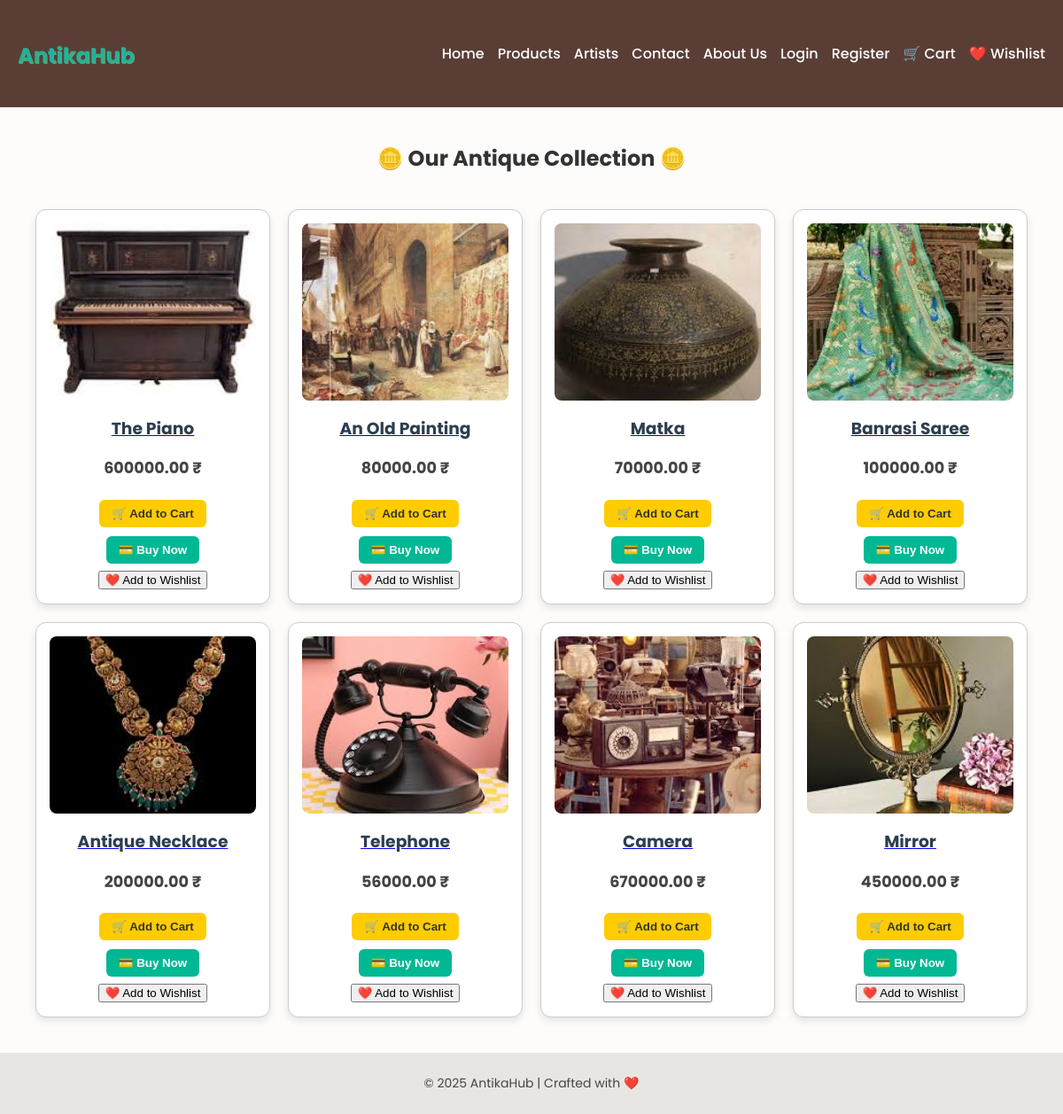
Screenshot of /products/ with the database file from the repository.
### market/models.py (models this page shows, shortened)
class AntiqueItem(models.Model):
    seller = models.ForeignKey(Seller, on_delete=models.CASCADE)
    name = models.CharField(max_length=255)
    description = models.TextField()
    origin = models.CharField(max_length=100)
    era = models.CharField(max_length=100)
    material = models.CharField(max_length=100)
    price = models.DecimalField(max_digits=10, decimal_places=2)
    image = models.ImageField(upload_to='antiques/')
    listed_on = models.DateTimeField(auto_now_add=True)
    artist = models.ForeignKey('Artist', on_delete=models.SET_NULL, null=True, blank=True)

### market/views.py (the view)
# urls.py: path('products/', views.product_list, name='product_list'),
def product_list(request, pk=None):
    products = AntiqueItem.objects.all()
    return render(request, 'product_list.html', {'products': products})

### market/templates/product_list.html (shortened to what this page needs)
{% extends 'base.html' %}
{% block content %}
<h2 style="text-align:center; margin-bottom: 20px;">🪙 Our Antique Collection 🪙</h2>
<div class="product-grid">
    {% for product in products %}
    <div class="product-card">
        <a href="{% url 'product_detail' product.pk %}">
            <img src="{{ product.image.url }}" alt="{{ product.name }}" style="width: 100%; height: 200px; object-fit: cover;">
            <h3 style="margin: 10px 0;">{{ product.name }}</h3>
        </a>
        <p><strong>{{ product.price }} ₹</strong></p>
        <form action="{% url 'add_to_cart' product.pk %}" method="post" style="display:inline;">
            <button type="submit" class="btn-cart">🛒 Add to Cart</button>
        </form>
        <form action="{% url 'buy_now' product.pk %}" method="post" style="display:inline;">
            <button type="submit" class="btn-buy">💳 Buy Now</button>
        </form>
        <form method="post" action="{% url 'add_to_wishlist' product.id %}" style="display:inline;">
            <button type="submit">❤️ Add to Wishlist</button>
        </form>
    </div>
    {% empty %}
    <p>No products available.</p>
    {% endfor %}
</div>
{% endblock %}

### market/templates/base.html (shortened to what this page needs)
{% load static %}
<!DOCTYPE html>
<html lang="en">
<head>
    <link rel="stylesheet" href="{% static 'css/style.css' %}">
</head>
<body>
    <header>
        <h1><a href="{% url 'home' %}" class="logo">AntikaHub</a></h1>
        <nav>
            <a href="{% url 'home' %}">Home</a>
            <a href="{% url 'product_list' %}">Products</a>
            <a href="{% url 'artist_list' %}">Artists</a>
            <a href="{% url 'contact' %}">Contact</a>
            <a href="{% url 'about' %}">About Us</a>
            {% if user.is_authenticated %}
                <a href="{% url 'profile' %}">Profile</a>
                <form action="{% url 'logout' %}" method="post" style="display:inline;">
                    {% csrf_token %}
                    <button type="submit" style="background:none; border:none; color:#007bff; cursor:pointer; padding:0;">Logout</button>
                </form>
            {% else %}
                <a href="{% url 'login' %}">Login</a>
                <a href="{% url 'register' %}">Register</a>
            {% endif %}
            <a href="{% url 'cart' %}">🛒 Cart</a>
            <a href="{% url 'wishlist' %}">❤️ Wishlist</a>
        </nav>
    </header>
    <main>
        {% block content %}
        {% endblock %}
    </main>
    <footer>
        <p style="text-align: center;">&copy; 2025 AntikaHub | Crafted with ❤️</p>
    </footer>
</body>
</html>

### market/static/css/style.css (style rules this page uses)
body { font-family: 'Poppins', sans-serif; background-color: #fdfcfb; margin: 0; padding: 0; color: #333; transition: background-color 0.3s ease, color 0.3s ease; }
header { background-color: #5a3e36; color: white; padding: 15px 20px; display: flex; justify-content: space-between; align-items: center; flex-wrap: wrap; }
header .logo { font-size: 24px; font-weight: bold; color: #22b29c; text-decoration: none; text-shadow: 1px 1px #75a059; }
nav { display: flex; gap: 15px; }
nav a { color: white; text-decoration: none; font-weight: 500; }
main { padding: 20px; }
footer { background-color: #e8e6e3; text-align: center; padding: 10px; font-size: 14px; color: #444; }
.product-grid { display: grid; grid-template-columns: repeat(auto-fit, minmax(250px, 1fr)); gap: 20px; padding: 20px; }
.product-card { border: 1px solid #ccc; border-radius: 12px; padding: 15px; background-color: #fff; box-shadow: 0 4px 8px rgba(0, 0, 0, 0.1); transition: transform 0.3s ease, box-shadow 0.3s ease; text-align: center; }
.product-card img { width: 100%; height: 180px; object-fit: cover; border-radius: 8px; }
.product-card h3 { margin: 10px 0 5px; color: #2c3e50; }
.product-card p { font-size: 1.1em; color: #444; }
.btn-cart, .btn-buy, .toggle-dark { padding: 8px 14px; margin: 5px; border: none; border-radius: 6px; cursor: pointer; font-weight: 600; transition: transform 0.2s ease, opacity 0.3s ease; }
.btn-cart { background-color: #ffcc00; color: #333; }
.btn-buy { background-color: #00b894; color: white; }

### rows the page displays
AntiqueItem: image (picture), name "The Piano", price "600000.00"
AntiqueItem: image (picture), name "An Old Painting", price "80000.00"
AntiqueItem: image (picture), name "Matka", price "70000.00"
AntiqueItem: image (picture), name "Banrasi Saree", price "100000.00"
AntiqueItem: image (picture), name "Antique Necklace", price "200000.00"
AntiqueItem: image (picture), name "Telephone", price "56000.00"
AntiqueItem: image (picture), name "Camera", price "670000.00"
AntiqueItem: image (picture), name "Mirror", price "450000.00"
